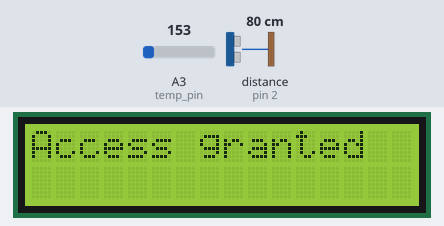
The sketch below on a simulated Arduino Uno, built with avr-gcc and run on an emulated ATmega328P. On the bench: 16×2 character LCD. Wiring (inferred from the names in the program): ultrasonic range finder: trigger pin 3; echo pin 2. Inputs (shaded band) come from the test bench; at power-on: distance to the obstacle (sensor on pin 2) 80 cm, A3 (temp_pin) = 153. The echo pulse lasts 58.3 µs per cm; what the sketch prints to the serial monitor is not drawn.

Above: at 1.2 s.
1.3 s: distance to the obstacle (sensor on pin 2) set to 120 cm
At 1.7 s:
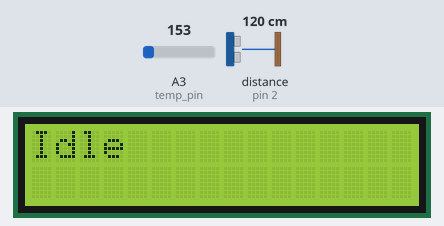
4.3 s: distance to the obstacle (sensor on pin 2) set to 2 cm
At 5.1 s:
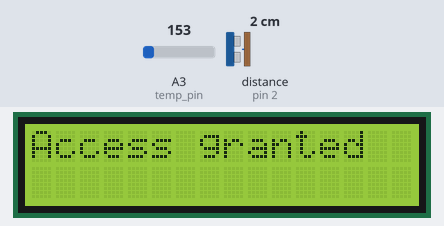
7.3 s: A3 (temp_pin) set to 181
At 8.5 s:
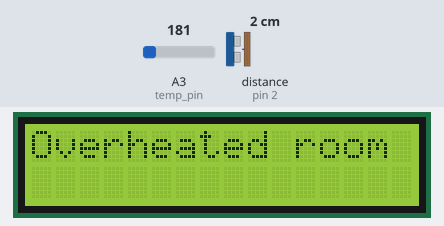
10.3 s: A3 (temp_pin) set to 133
At 10.9 s:
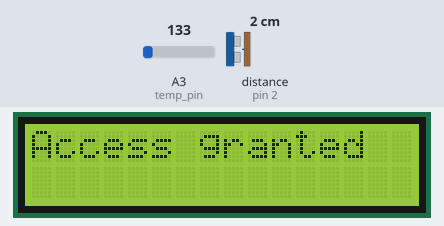
13.3 s: distance to the obstacle (sensor on pin 2) set to 4 cm
16.3 s: A3 (temp_pin) set to 165
At 16.6 s:
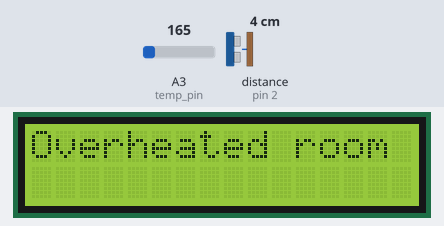
Timing chart, 0 to 19.3 s (numbered marks = the images above; inputs shaded):
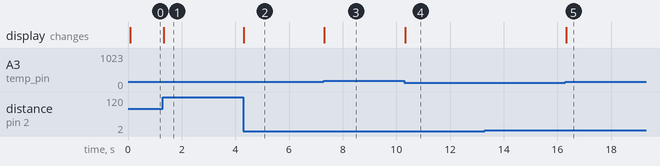

Measured:
- the behaviour switches between 163 and 164 on A3 (temp_pin) (found by bisection; images 2 and 3)
- after the input at 1.3 s, the display: changes at once (image 1)
- after the input at 4.3 s, the display: changes at once (image 2)
- after the input at 7.3 s, the display: changes at once (image 3)
- after the input at 10.3 s, the display: changes at once (image 4)
- after the input at 13.3 s, every drawn part: stays the same
- after the input at 16.3 s, the display: changes at once (image 5)

The sketch:

ultrasonic_lm35.ino
```cpp
#include <LiquidCrystal_I2C.h>

#define trig 3
#define echo 2
#define temp_pin A3

LiquidCrystal_I2C lcd(32,16,2);


int counter;

void check_print(float dist, float temp);
float distance(float time);

void setup()
{
  pinMode(trig, OUTPUT);
  pinMode(echo, INPUT);

  lcd.init();
  lcd.backlight();
  lcd.display();

  Serial.begin(9600);
}

void loop()
{
  //ultrasonic
  float duration,distance;
  digitalWrite(trig,0);
  delayMicroseconds(5);
  digitalWrite(trig,1);
  delayMicroseconds(10);
  digitalWrite(trig,0);
  duration=pulseIn(echo,1);
  distance=calc_distance(duration);

  //temp
  int value;
  float volt,temp;
  value=analogRead(temp_pin);
  volt=value*5.0/1024.0 ;
  temp= (volt-0.5)*100;

  //check values
  if(counter%100==0)
  check_print(distance,temp);
  counter++;

  //reset lcd
  lcd.clear();
  //if conditions
  if(distance<100)
  {
    if(temp>30)

    lcd.print("Overheated room");

    else
      lcd.print("Access granted");
  }
  else
  lcd.print("Idle");
}


float calc_distance(float time)
{
  float disp;
  disp=0.0343*time/2 ;
    return disp ;
}

void check_print(float dist,float temp)
{

  Serial.print("distance is ");
  Serial.println(dist);
  Serial.print("temprature is ");
  Serial.println(temp);

   if(dist<100)
  {
    if(temp>30)
    Serial.println("Overheated room");

    else
      Serial.println("Access granted");
  }
  else
  Serial.println("Idle");

}


/*
#include <LiquidCrystal_I2C.h>
LiquidCrystal_I2C lcd(32,16,2);

#define temp_pin A0

//motor A is the right wheel
// Motor Driver Pins
#define ENA 5  // Motor A Enable
#define IN1 7  // Motor A Input 1
#define IN2 8  // Motor A Input 2
#define IN3 9  // Motor B Input 1
#define IN4 10 // Motor B Input 2
#define ENB 6  // Motor B Enable

// Sensor Pins
#define SENSOR_LEFTMOST  A1
#define SENSOR_LEFT      A2
#define SENSOR_CENTER    A3
#define SENSOR_RIGHT     A4
#define SENSOR_RIGHTMOST A5
const int SENSOR_PINS[] = {SENSOR_LEFTMOST, SENSOR_LEFT, SENSOR_CENTER, SENSOR_RIGHT, SENSOR_RIGHTMOST};
const int NUM_SENSORS = 5;

#define TRIG_PIN 11
#define ECHO_PIN 12

#define calibrate_button 0
#define start_button 1

// Ultrasonic sensor variables
long lastPingTime = 0;
const int PING_INTERVAL = 100; // Time in milliseconds between pings
const int OBSTACLE_DISTANCE_CM = 100; // Stop if obstacle is closer than this

// State variable to handle obstacle detection
bool isObstacleDetected = false;

// PID Constants
// P (Proportional): Adjusts the motor speed based on the current error.
// I (Integral): Accounts for past errors, helping to eliminate steady-state error.
// D (Derivative): Predicts future error, damping oscillations.
double Kp = 1;
double Ki = 0;
double Kd = 0.5;

// PID variables
double lastError = 0;
double integral = 0;

// Base speed for the motors
int baseSpeed = 150; // Adjust this value between 0-255

// Sensor calibration variables
int sensorMin[NUM_SENSORS];
int sensorMax[NUM_SENSORS];
int sensorThresholds[NUM_SENSORS]; // Array to store individual thresholds

void setup() {
  lcd.init();
  lcd.backlight();
  lcd.display();
  lcd.setCursor(0,0);
  lcd.print("hello");
  delay(500);
  lcd.setCursor(0,0);
  lcd.print("this is");
  lcd.setCursor(0,1);
  lcd.print("a line follower");
  delay(500);
  lcd.clear();

  Serial.begin(9600);
  pinMode(ENA, OUTPUT);
  pinMode(IN1, OUTPUT);
  pinMode(IN2, OUTPUT);
  pinMode(IN3, OUTPUT);
  pinMode(IN4, OUTPUT);
  pinMode(ENB, OUTPUT);

  // Set LINE FOLLOWER FORWARD
  digitalWrite(IN1, HIGH);
  digitalWrite(IN2, LOW);
  digitalWrite(IN3, HIGH);
  digitalWrite(IN4, LOW);

  // Configure ultrasonic sensor pins
  pinMode(TRIG_PIN, OUTPUT);
  pinMode(ECHO_PIN, INPUT);

  //config buttons
  pinMode(calibrate_button,INPUT_PULLUP);
  pinMode(start_button,INPUT_PULLUP);

  // Calibrate sensors
  calibrateSensors();
}

// Function to perform sensor calibration
void calibrateSensors() {
  Serial.println("Calibrating sensors...");
  lcd.print("calibrating ..");
  Serial.println("Calibration complete!");

  // Initialize min/max arrays with extreme values
  for (int i = 0; i < NUM_SENSORS; i++) {
    sensorMin[i] = 1023;
    sensorMax[i] = 0;
  }

  // Rotate the robot to read sensor values
  // Turn left to expose sensors to both the line and the background
  analogWrite(ENA, baseSpeed);
  analogWrite(ENB, 0); // Stops the left motor to turn right
  delay(1000); // we can adjust the calibration speed

  // Keep turning and reading for a while
  long startTime = millis();
  while (millis() - startTime < 3000) { // Rotate for 3 seconds
    for (int i = 0; i < NUM_SENSORS; i++) {
      int sensorValue = analogRead(SENSOR_PINS[i]);
      if (sensorValue < sensorMin[i]) {
        sensorMin[i] = sensorValue;
      }
      if (sensorValue > sensorMax[i]) {
        sensorMax[i] = sensorValue;
      }
    }
  }

  // Stop the wheels
  analogWrite(ENA, 0);
  analogWrite(ENB, 0);

  // Calculate a midpoint threshold for each individual sensor
  for (int i = 0; i < NUM_SENSORS; i++) {
    sensorThresholds[i] = (sensorMin[i] + sensorMax[i]) / 2;
    Serial.print("Sensor ");
    Serial.print(i);
    Serial.print(": Min=");
    Serial.print(sensorMin[i]);
    Serial.print(", Max=");
    Serial.print(sensorMax[i]);
    Serial.print(", Threshold=");
    Serial.println(sensorThresholds[i]);
  }
  lcd.setCursor(0,0);

  delay(2000); // Pause for 2 seconds before starting the loop
  lcd.clear();
}

// Function to check if a sensor is over the line
int lineDetected(int sensorIndex, int sensorValue) {
  // Returns 1 if the sensor is on the line (darker than the threshold), 0 otherwise
  return (sensorValue > sensorThresholds[sensorIndex]) ? 1 : 0;
}

// Function to read sensor values and determine the error
int readSensors() {
  // Read analog values from the sensors
  int s1 = lineDetected(0, analogRead(SENSOR_LEFTMOST));
  int s2 = lineDetected(1, analogRead(SENSOR_LEFT));
  int s3 = lineDetected(2, analogRead(SENSOR_CENTER));
  int s4 = lineDetected(3, analogRead(SENSOR_RIGHT));
  int s5 = lineDetected(4, analogRead(SENSOR_RIGHTMOST));

  // Weights for error calculation
  // A positive error means on the left.
  //A negative error means on the right.
  int error = s1 * -2 + s2 * -1 + s3 * 0 + s4 * 1 + s5 * 2;

  return error;
}


// Function to read ultrasonic sensor in a non-blocking way
float readUltrasonicSensor() {
  // Check if enough time has passed since the last ping
  if (millis() - lastPingTime >= PING_INTERVAL) {
    lastPingTime = millis();

    // Send dist signal
    digitalWrite(TRIG_PIN, LOW);
    delayMicroseconds(2);

    digitalWrite(TRIG_PIN, HIGH);
    delayMicroseconds(10);
    digitalWrite(TRIG_PIN, LOW);

    long duration = pulseIn(ECHO_PIN, HIGH);
    float distance = duration * 0.034 / 2;

    // Return the distance
    return distance;
  }
  return -1; // Return -1 if not enough time has passed
}


void loop() {
  float distance = readUltrasonicSensor();
 //temp
  int value;
  float volt,temp;
  value=analogRead(temp_pin);
  volt=value*5.0/1024.0 ;
  temp= (volt-0.5)*100;


  //reset lcd
  lcd.clear();

  // Update obstacle detection state based on the new reading
  if (distance != -1.0) {
    if (distance < OBSTACLE_DISTANCE_CM) {
      isObstacleDetected = true; // Set the flag to true
      Serial.println("OBSTACLE DETECTED! STOPPING!");

    } else {
      isObstacleDetected = false; // Obstacle is no longer there
    }
  }

  // Main control logic based on the obstacle state
  if (isObstacleDetected)
  {
    // If an obstacle is detected, stop the robot
    analogWrite(ENA, 0);
    analogWrite(ENB, 0);
    lcd.setCursor(0,0);
      lcd.print("object detected");
      if(temp>40)
      {
        lcd.setCursor(0,1);
        lcd.print("high temp");
      }
    else
    {
      lcd.setCursor(0,1);
      lcd.print("good temp");
    }
  }
  else
  {
    // If no obstacle, continue with line-following
    lcd.setCursor(0,0);
    lcd.print("NO object");
    if(temp>40)
    {
      lcd.setCursor(0,1);
      lcd.print("high temp");
    }
    else
    {
      lcd.setCursor(0,1);
      lcd.print("good temp");
    }
    int error = readSensors();

    // Proportional term
    double proportional = error * Kp;

    // Integral term
    integral = integral + error;
    double integralTerm = integral * Ki;

    // Derivative term
    double derivative = error - lastError;
    double derivativeTerm = derivative * Kd;
    lastError = error;

    // PID output with multiplier restored
    double pidOutput = proportional + integralTerm + derivativeTerm;

    // Calculate motor speeds
    int motorSpeedA = baseSpeed - 25 * pidOutput;
    int motorSpeedB = baseSpeed + 25 * pidOutput;

    // Clamp motor speeds to the valid range (0-255)
    motorSpeedA = constrain(motorSpeedA, 0, 255);
    motorSpeedB = constrain(motorSpeedB, 0, 255);

    // For debugging
    Serial.print("Error: ");
    Serial.print(error);
    Serial.print(" | PID Output: ");
    Serial.print(pidOutput);
    Serial.print(" | Motor A: ");
    Serial.print(motorSpeedA);
    Serial.print(" | Motor B: ");
    Serial.print(motorSpeedB);
    Serial.println();
    if(error>0)
    {
      Serial.println("Right turn");
    }
    else if(error<0)
    {
      Serial.println("Left turn");
    }
    else if(error==0)
    {
      Serial.println("straight ahead");
    }

    // Write speeds to motors
    analogWrite(ENA, motorSpeedA);
    analogWrite(ENB, motorSpeedB);
  }
}


*/
```
